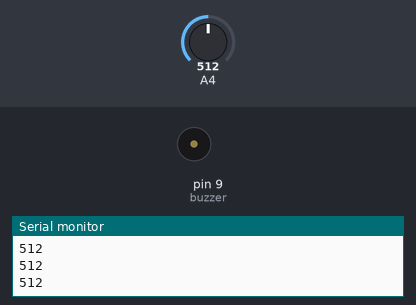
Bench run of a sketch on a simulated Arduino Uno, built with avr-gcc and run on an emulated ATmega328P. Parts: buzzer (waves = sounding), the last lines printed to the serial monitor. The test bench sets the inputs (shaded band); at power-on: A4 = 512.

Above: at 1.2 s.
1.3 s: A4 set to 741
2.8 s: A4 set to 762
At 3.9 s:
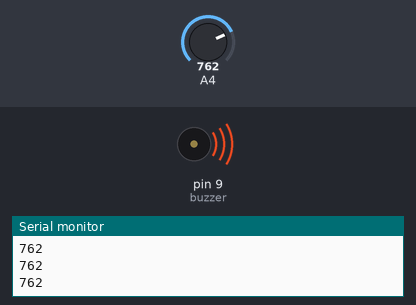
7.3 s: A4 set to 740
At 8.5 s:
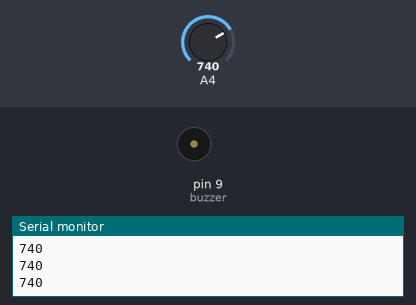
8.8 s: A4 set to 760
At 9.7 s:
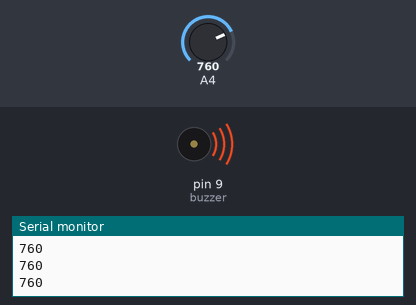
Timing chart, 0 to 11.3 s (numbered marks = the images above; inputs shaded):
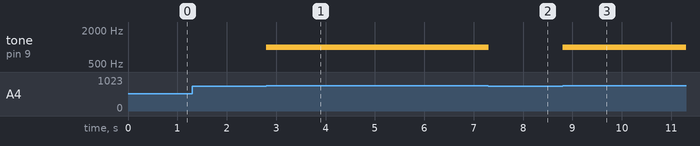

Measured:
- the behaviour switches between 750 and 751 on A4 (found by bisection; images 0 and 1)
- after the input at 2.8 s, tone on pin 9 (buzzer): silent → 1000 Hz at once
- after the input at 7.3 s, tone on pin 9 (buzzer): 1000 Hz → silent at once
- after the input at 8.8 s, tone on pin 9 (buzzer): silent → 1000 Hz at once

The sketch:

ekg.ino
```cpp
#include <SPI.h>
#include <SD.h>

const int buzzer = 9; //bzucak je na pinu deve to je v pravo dole na chipu

File data;

void setup() {
  Serial.begin(9600);
  pinMode(buzzer, OUTPUT); //inicializace pinu pro bzucak
}

unsigned long previousPulse = 0;
unsigned long lastPulse = 0;

int state = -1;
int count = 0;
int soucet = 0;

void loop() {

  int value = analogRead(A4); //<-----------------------------------nahraje hodnotu pinu A4 tu pak bud primo zobrazime nebo s ni este manipulujeme
  lastPulse = millis();

  if(Serial.available() > 0){ //<----------------------------------cteni prikazu
    char command = Serial.read();

    if(command == '0'){//<---------------------------------------------konec
      state = 0;
      data.close();
      Serial.println("Konec zapisu");


    }else if(command == '1'){ //<--------------------------------------start
      state = 1;

      if (!SD.begin()) { //<-------------------------------------------------------inicializace SD karty
        Serial.println("SD card initialization failed. Try again");
      }

      data = SD.open("log.txt", FILE_WRITE);
      Serial.println("Zapis");
    }
  }

  if(value>750){
    tone(buzzer, 1000);  //<--------------------------bzuc pokud je hodnota vetsi nez 800
  }else{
    noTone(buzzer);    //<---------------------------
  }

  if(value > 990 && (lastPulse - previousPulse) > 250){
    int perioda = lastPulse - previousPulse; //<--------------------------------perioda
    int tep = 60000/perioda; //<-----------------------tepu za minutu
    previousPulse = lastPulse;
    soucet += tep;
    count++;
    if(state == 1){//<---------------------------------------zapis dat na sd kartu ve formatu "tep, perioda (ms), prumerny tep (od spusteni), cas od spusteni
      data.print(tep);
      data.print(" ");
      data.print(perioda);
      data.print(" ");
      data.print(soucet/count); //<-----------------------------prumerny tep
      data.print(" ");
      data.println(float(millis())/1000); //<---------------------------------cas v sekundach od spusteni programu
    }
  }
  if(state == -1)
    Serial.println(value); //<-----------------------------------------------tisk prubehu na monitor
}
```
